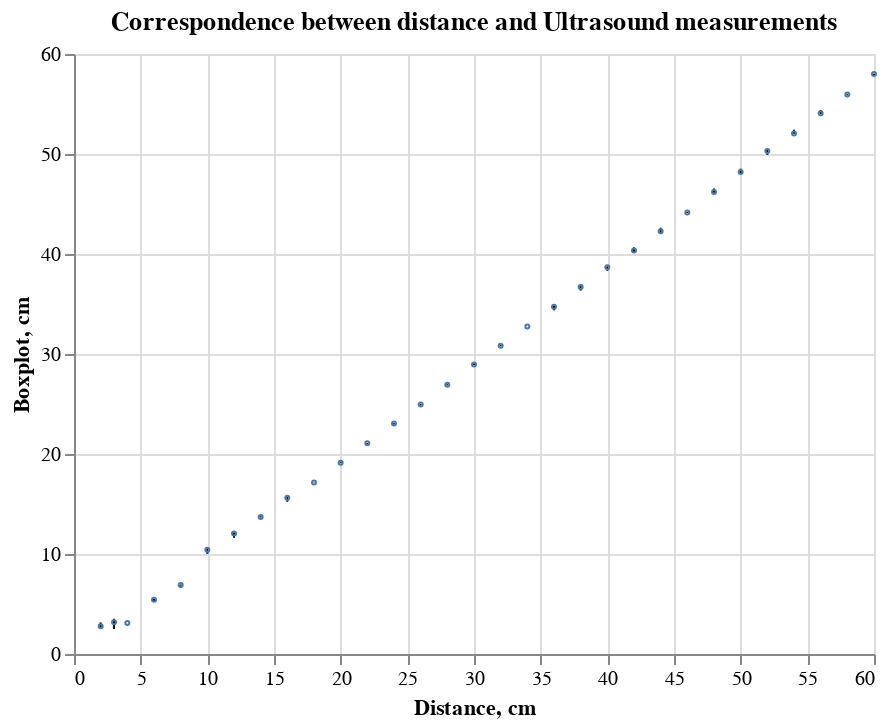

This figure's notebook cell:
### Code cell
df = pd.DataFrame(data, columns=["t", "dist", "IR", 'Ultrasound'])

sensor = 'Ultrasound'
(alt.Chart(df).encode(
    x=alt.X('dist:Q', title='Distance, cm'),
    y=alt.Y(f'min({sensor}):Q', scale=alt.Scale(zero=False), title='Boxplot, mV' if sensor == 'IR' else 'Boxplot, cm'),
    y2=f'max({sensor}):Q',
    tooltip=['dist', f'min({sensor})', f'max({sensor})']
).mark_rule() + alt.Chart(df).encode(
    x='dist:Q',
    y=f'mean({sensor}):Q',
    tooltip=['dist', f'min({sensor})', f'max({sensor})']
).mark_point(size=1)).properties(
    title=f'Correspondence between distance and {sensor} measurements'
)

### Figure 1 — Vega-Lite specification as saved in the notebook (floating-point values rounded to 4 significant figures; data arrays with more than 128 entries replaced by an {"elided": "..."} marker saying what was removed)
{"config": {"view": {"continuousWidth": 400, "continuousHeight": 300}}, "layer": [{"mark": "rule", "encoding": {"tooltip": [{"field": "dist", "type": "quantitative"}, {"aggregate": "min", "field": "Ultrasound", "type": "quantitative"}, {"aggregate": "max", "field": "Ultrasound", "type": "quantitative"}], "x": {"field": "dist", "title": "Distance, cm", "type": "quantitative"}, "y": {"aggregate": "min", "field": "Ultrasound", "scale": {"zero": false}, "title": "Boxplot, cm", "type": "quantitative"}, "y2": {"aggregate": "max", "field": "Ultrasound"}}}, {"mark": {"type": "point", "size": 1}, "encoding": {"tooltip": [{"field": "dist", "type": "quantitative"}, {"aggregate": "min", "field": "Ultrasound", "type": "quantitative"}, {"aggregate": "max", "field": "Ultrasound", "type": "quantitative"}], "x": {"field": "dist", "type": "quantitative"}, "y": {"aggregate": "mean", "field": "Ultrasound", "type": "quantitative"}}}], "data": {"name": "data-e077f72a798d8ad3c8ec1392b39d32b9"}, "title": "Correspondence between distance and Ultrasound measurements", "$schema": "https://vega.github.io/schema/vega-lite/v4.17.0.json", "datasets": {"data-e077f72a798d8ad3c8ec1392b39d32b9": {"elided": "605 records"}}}
